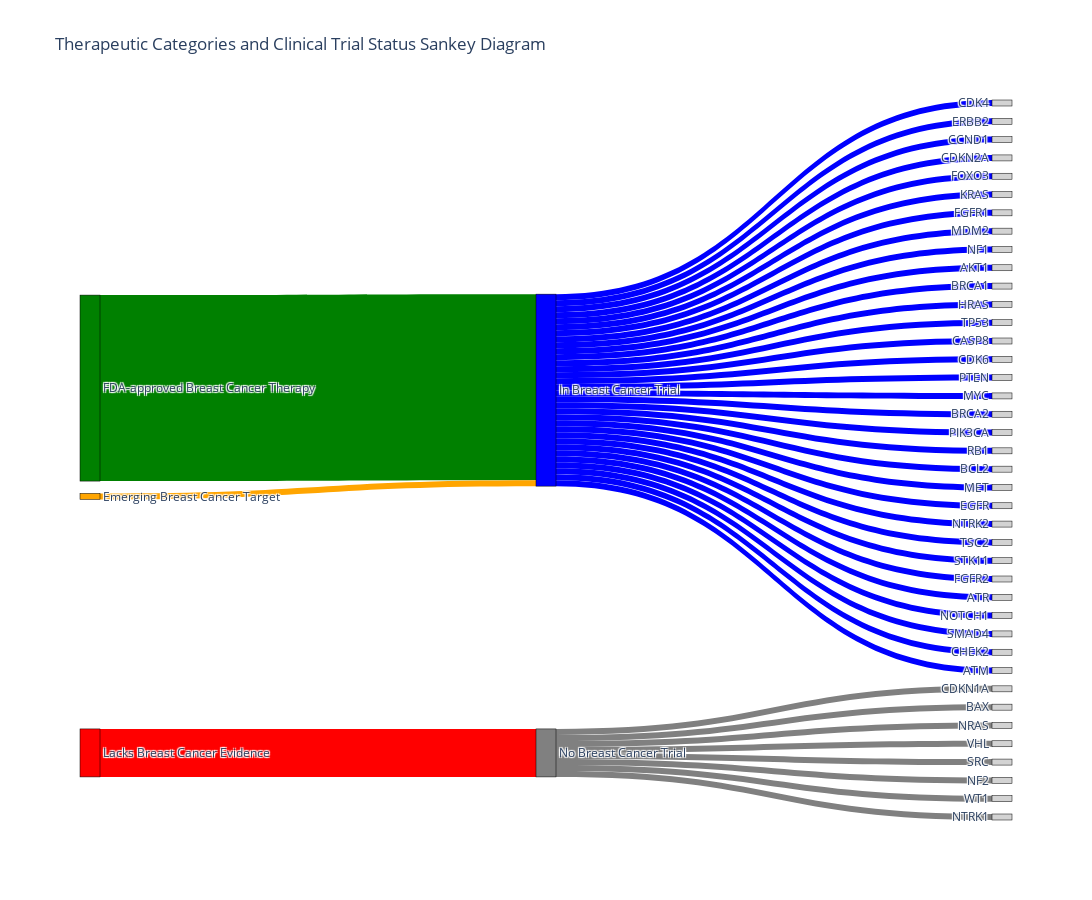

Notebook code for this chart:
### Code cell
## Sankey Plot Code: Therapeutic Categories → Clinical Trial Status → Genes
import plotly.graph_objects as go
import pandas as pd

# Load your annotated dataframe (replace with your actual path if needed)
df = pd.read_csv("~/Desktop/Cancer_project/ghost-cell-busters/oncogene_therapeutic_stratification_with_trial.csv")

# Deduplicate on gene to avoid repeats in plot
df_unique = df.drop_duplicates(subset=["gene", "Targeting Category", "Clinical_Trial_Status"]).copy()

# Define major nodes (categories and trial statuses)
categories = df_unique["Targeting Category"].unique().tolist()
trial_statuses = df_unique["Clinical_Trial_Status"].unique().tolist()
genes = df_unique["gene"].unique().tolist()

# Combine all nodes in order
label_list = categories + trial_statuses + genes

# Create a dict to map label to index
label_to_idx = {label: i for i, label in enumerate(label_list)}

# Prepare sankey links
source = []
target = []
value = []
colors = []

# Color palette (you can customize)
category_colors = {
    "FDA-approved Breast Cancer Therapy": "green",
    "Emerging Breast Cancer Target": "orange",
    "Lacks Breast Cancer Evidence": "red",
}
trial_colors = {
    "In Breast Cancer Trial": "blue",
    "No Breast Cancer Trial": "gray",
}

# 1) Links from Categories → Clinical Trial Status
for cat in categories:
    for trial in trial_statuses:
        count = df_unique[
            (df_unique["Targeting Category"] == cat) &
            (df_unique["Clinical_Trial_Status"] == trial)
        ].shape[0]
        if count > 0:
            source.append(label_to_idx[cat])
            target.append(label_to_idx[trial])
            value.append(count)
            colors.append(category_colors.get(cat, "lightgray"))

# 2) Links from Clinical Trial Status → Genes
for _, row in df_unique.iterrows():
    source.append(label_to_idx[row["Clinical_Trial_Status"]])
    target.append(label_to_idx[row["gene"]])
    value.append(1)
    colors.append(trial_colors.get(row["Clinical_Trial_Status"], "lightgray"))

# Node colors: categories and trial statuses get colored, genes are light gray
node_colors = []
for label in label_list:
    if label in category_colors:
        node_colors.append(category_colors[label])
    elif label in trial_colors:
        node_colors.append(trial_colors[label])
    else:
        node_colors.append("lightgray")

# Build Sankey figure
fig = go.Figure(go.Sankey(
    node=dict(
        pad=15,
        thickness=20,
        line=dict(color="black", width=0.5),
        label=label_list,
        color=node_colors
    ),
    link=dict(
        source=source,
        target=target,
        value=value,
        color=colors
    )
))

fig.update_layout(
    title_text="Therapeutic Categories and Clinical Trial Status Sankey Diagram",
    font_size=12,
    height=900,
    width=1400,
)

fig.show()

### Figure 1 — Plotly figure (JSON) as saved in the notebook; plotly's stock layout.template omitted (floating-point values rounded to 4 significant figures)
{"data": [{"link": {"color": ["green", "red", "orange", "blue", "gray", "blue", "blue", "blue", "blue", "gray", "blue", "blue", "blue", "blue", "blue", "blue", "blue", "blue", "blue", "blue", "blue", "blue", "blue", "gray", "gray", "blue", "blue", "blue", "blue", "gray", "blue", "gray", "blue", "blue", "blue", "blue", "blue", "blue", "blue", "blue", "blue", "gray", "gray"], "source": [0, 1, 2, 3, 4, 3, 3, 3, 3, 4, 3, 3, 3, 3, 3, 3, 3, 3, 3, 3, 3, 3, 3, 4, 4, 3, 3, 3, 3, 4, 3, 4, 3, 3, 3, 3, 3, 3, 3, 3, 3, 4, 4], "target": [3, 4, 3, 5, 6, 7, 8, 9, 10, 11, 12, 13, 14, 15, 16, 17, 18, 19, 20, 21, 22, 23, 24, 25, 26, 27, 28, 29, 30, 31, 32, 33, 34, 35, 36, 37, 38, 39, 40, 41, 42, 43, 44], "value": [31, 8, 1, 1, 1, 1, 1, 1, 1, 1, 1, 1, 1, 1, 1, 1, 1, 1, 1, 1, 1, 1, 1, 1, 1, 1, 1, 1, 1, 1, 1, 1, 1, 1, 1, 1, 1, 1, 1, 1, 1, 1, 1]}, "node": {"color": ["green", "red", "orange", "blue", "gray", "lightgray", "lightgray", "lightgray", "lightgray", "lightgray", "lightgray", "lightgray", "lightgray", "lightgray", "lightgray", "lightgray", "lightgray", "lightgray", "lightgray", "lightgray", "lightgray", "lightgray", "lightgray", "lightgray", "lightgray", "lightgray", "lightgray", "lightgray", "lightgray", "lightgray", "lightgray", "lightgray", "lightgray", "lightgray", "lightgray", "lightgray", "lightgray", "lightgray", "lightgray", "lightgray", "lightgray", "lightgray", "lightgray", "lightgray", "lightgray"], "label": ["FDA-approved Breast Cancer Therapy", "Lacks Breast Cancer Evidence", "Emerging Breast Cancer Target", "In Breast Cancer Trial", "No Breast Cancer Trial", "CDK4", "CDKN1A", "ERBB2", "CCND1", "CDKN2A", "FOXO3", "BAX", "KRAS", "FGFR1", "MDM2", "NF1", "AKT1", "BRCA1", "HRAS", "TP53", "CASP8", "CDK6", "PTEN", "MYC", "BRCA2", "NRAS", "VHL", "PIK3CA", "RB1", "BCL2", "MET", "SRC", "EGFR", "NF2", "NTRK2", "TSC2", "STK11", "FGFR2", "ATR", "NOTCH1", "SMAD4", "CHEK2", "ATM", "WT1", "NTRK1"], "line": {"color": "black", "width": 0.5}, "pad": 15, "thickness": 20}, "type": "sankey"}], "layout": {"font": {"size": 12}, "height": 900, "title": {"text": "Therapeutic Categories and Clinical Trial Status Sankey Diagram"}, "width": 1400}}
